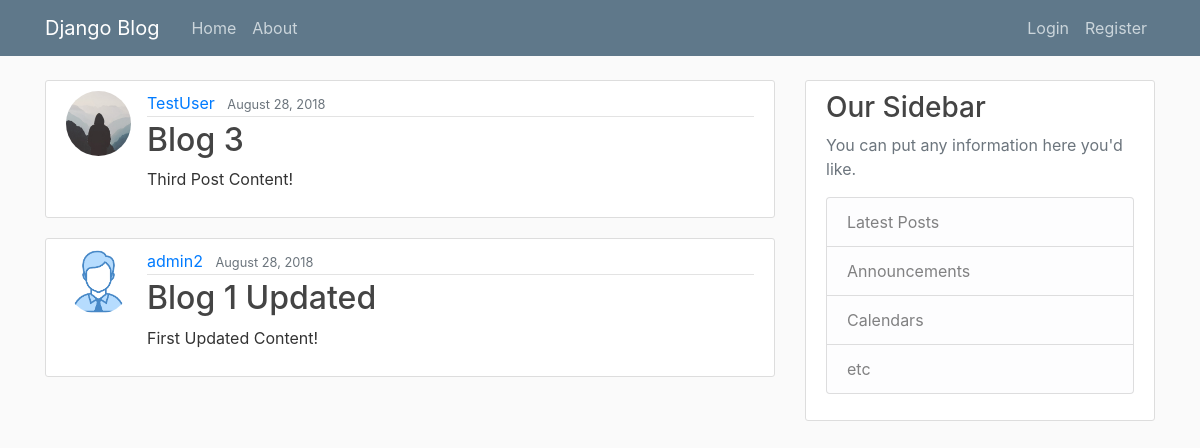
The app's page /, older data.
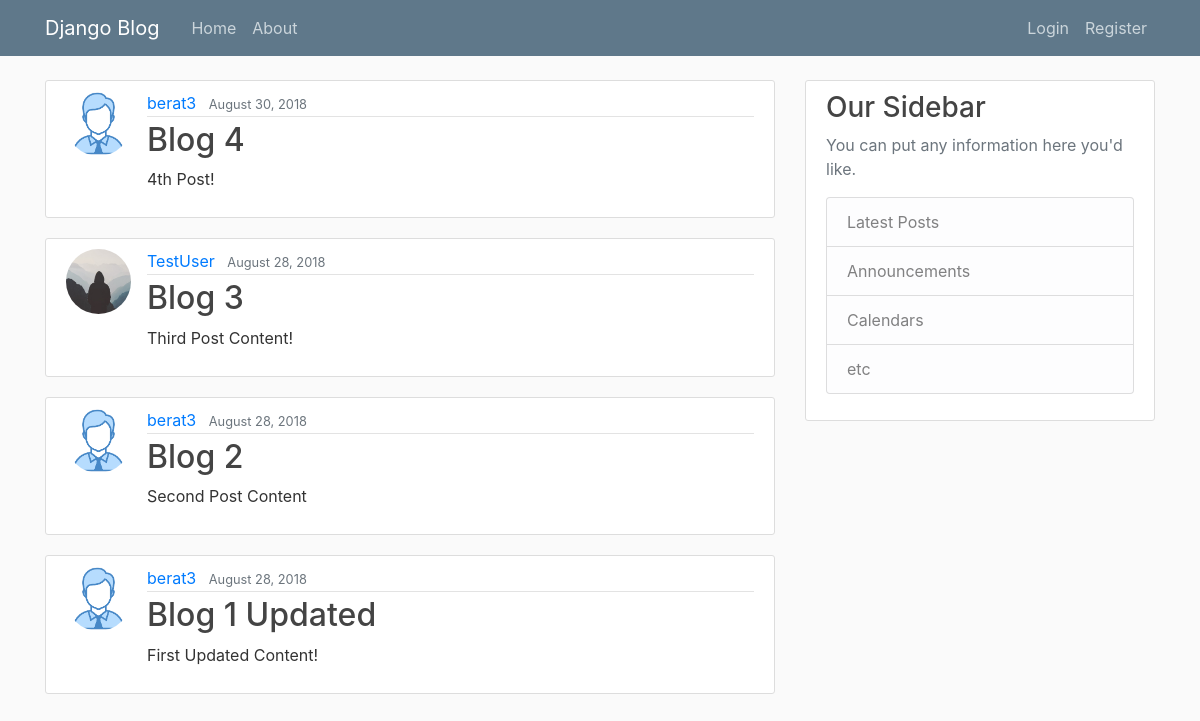
The same page, newer data.
### blog/models.py (models this page shows, shortened)
class Post(models.Model):
    title = models.CharField(max_length=100)
    content = models.TextField()
    date_posted = models.DateTimeField(default=timezone.now)
    author = models.ForeignKey(User, on_delete=models.CASCADE)

### users/models.py (models this page shows, shortened)
class Profile(models.Model):
    user = models.OneToOneField(User, on_delete=models.CASCADE)
    image = models.ImageField(default='default.jpg', upload_to='profile_pics')

### blog/views.py (the view)
# urls.py: path('', PostListView.as_view(), name='blog-home'),
class PostListView(ListView):
    model = Post
    template_name = 'blog/home.html'  # <app>/<model>_<viewtype>.html
    context_object_name = 'posts'
    ordering = ['-date_posted']
    paginate_by = 5

### blog/templates/blog/home.html
{% extends "blog/base.html" %}
{% block content %}
    {% for post in posts %}
        <article class="media content-section">
          <img class="rounded-circle article-img" src="{{ post.author.profile.image.url }}">
          <div class="media-body">
            <div class="article-metadata">
              <a class="mr-2" href="#">{{ post.author }}</a>
              <small class="text-muted">{{ post.date_posted|date:"F d, Y" }}</small>
            </div>
            <h2><a class="article-title" href="{% url 'post-detail' post.id %}">{{ post.title }}</a></h2>
            <p class="article-content">{{ post.content }}</p>
          </div>
        </article>
    {% endfor %}
{% endblock content %}

### blog/templates/blog/base.html (shortened to what this page needs)
{% load static %}
<!DOCTYPE html>
<html>
<head>
    <link rel="stylesheet" href="https://maxcdn.bootstrapcdn.com/bootstrap/4.0.0/css/bootstrap.min.css">
    <link rel="stylesheet" type="text/css" href="{% static 'blog/main.css' %}">
</head>
<body>
    <header class="site-header">
      <nav class="navbar navbar-expand-md navbar-dark bg-steel fixed-top">
        <div class="container">
          <a class="navbar-brand mr-4" href="{% url 'blog-home' %}">Django Blog</a>
          <div class="collapse navbar-collapse" id="navbarToggle">
            <div class="navbar-nav mr-auto">
              <a class="nav-item nav-link" href="{% url 'blog-home' %}">Home</a>
              <a class="nav-item nav-link" href="{% url 'blog-about' %}">About</a>
            </div>
            <div class="navbar-nav">
              {% if user.is_authenticated %}
                <a class="nav-item nav-link" href="{% url 'post-create' %}">New Post</a>
                <a class="nav-item nav-link" href="{% url 'profile' %}">Profile</a>
                <a class="nav-item nav-link" href="{% url 'logout' %}">Logout</a>
              {% else %}
                <a class="nav-item nav-link" href="{% url 'login' %}">Login</a>
                <a class="nav-item nav-link" href="{% url 'register' %}">Register</a>
              {% endif %}
            </div>
          </div>
        </div>
      </nav>
    </header>
    <main role="main" class="container">
      <div class="row">
        <div class="col-md-8">
          {% block content %}{% endblock %}
        </div>
        <div class="col-md-4">
          <div class="content-section">
            <h3>Our Sidebar</h3>
            <p class='text-muted'>You can put any information here you'd like.
              <ul class="list-group">
                <li class="list-group-item list-group-item-light">Latest Posts</li>
                <li class="list-group-item list-group-item-light">Announcements</li>
                <li class="list-group-item list-group-item-light">Calendars</li>
                <li class="list-group-item list-group-item-light">etc</li>
              </ul>
            </p>
          </div>
        </div>
      </div>
    </main>
</body>
</html>

### blog/static/blog/main.css (style rules this page uses)
body { background: #fafafa; color: #333333; margin-top: 5rem; }
h1, h2, h3, h4, h5, h6 { color: #444444; }
ul { margin: 0; }
.bg-steel { background-color: #5f788a; }
.site-header .navbar-nav .nav-link { color: #cbd5db; }
.content-section { background: #ffffff; padding: 10px 20px; border: 1px solid #dddddd; border-radius: 3px; margin-bottom: 20px; }
.article-title { color: #444444; }
.article-content { white-space: pre-line; }
.article-img { height: 65px; width: 65px; margin-right: 16px; }
.article-metadata { padding-bottom: 1px; margin-bottom: 4px; border-bottom: 1px solid #e3e3e3 }

Row changes from the older to the newer data that the page shows:
added Post: author.profile.image (picture), author "berat3", date_posted "August 30, 2018", title "Blog 4", content "4th Post!"
added Post: author.profile.image (picture), author "berat3", date_posted "August 28, 2018", title "Blog 2", content "Second Post Content"
changed Post "Blog 1 Updated": author "admin2" → "berat3"
